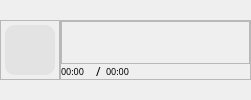
               <widget class="QWidget" name="page_bottom_ini">
                <property name="styleSheet">
                 <string notr="true"/>
                </property>
                <layout class="QHBoxLayout" name="horizontalLayout_14">
                 <property name="spacing">
                  <number>0</number>
                 </property>
                 <property name="leftMargin">
                  <number>0</number>
                 </property>
                 <property name="topMargin">
                  <number>0</number>
                 </property>
                 <property name="rightMargin">
                  <number>0</number>
                 </property>
                 <property name="bottomMargin">
                  <number>0</number>
                 </property>
                 <item>
                  <widget class="QFrame" name="frame_bottom_ini_logo">
                   <property name="minimumSize">
                    <size>
                     <width>251</width>
                     <height>0</height>
                    </size>
                   </property>
                   <property name="maximumSize">
                    <size>
                     <width>251</width>
                     <height>16777215</height>
                    </size>
                   </property>
                   <property name="font">
                    <font>
                     <family>本墨字语</family>
                    </font>
                   </property>
                   <property name="styleSheet">
                    <string notr="true"/>
                   </property>
                   <property name="frameShape">
                    <enum>QFrame::NoFrame</enum>
                   </property>
                   <property name="frameShadow">
                    <enum>QFrame::Plain</enum>
                   </property>
                   <layout class="QHBoxLayout" name="horizontalLayout_12">
                    <property name="spacing">
                     <number>0</number>
                    </property>
                    <property name="leftMargin">
                     <number>0</number>
                    </property>
                    <property name="topMargin">
                     <number>0</number>
                    </property>
                    <property name="rightMargin">
                     <number>0</number>
                    </property>
                    <property name="bottomMargin">
                     <number>0</number>
                    </property>
                    <item>
                     <widget class="QFrame" name="frame_bottom_ini">
                      <property name="minimumSize">
                       <size>
                        <width>60</width>
                        <height>60</height>
                       </size>
                      </property>
                      <property name="maximumSize">
                       <size>
                        <width>60</width>
                        <height>60</height>
                       </size>
                      </property>
                      <property name="layoutDirection">
                       <enum>Qt::LeftToRight</enum>
                      </property>
                      <property name="frameShape">
                       <enum>QFrame::StyledPanel</enum>
                      </property>
                      <property name="frameShadow">
                       <enum>QFrame::Raised</enum>
                      </property>
                      <layout class="QHBoxLayout" name="horizontalLayout_11">
                       <property name="spacing">
                        <number>0</number>
                       </property>
                       <property name="leftMargin">
                        <number>0</number>
                       </property>
                       <property name="topMargin">
                        <number>0</number>
                       </property>
                       <property name="rightMargin">
                        <number>0</number>
                       </property>
                       <property name="bottomMargin">
                        <number>0</number>
                       </property>
                       <item>
                        <widget class="QPushButton" name="pushButton_bottom_ini_logo">
                         <property name="minimumSize">
                          <size>
                           <width>50</width>
                           <height>50</height>
                          </size>
                         </property>
                         <property name="maximumSize">
                          <size>
                           <width>50</width>
                           <height>50</height>
                          </size>
                         </property>
                         <property name="toolTip">
                          <string/>
                         </property>
                         <property name="whatsThis">
                          <string>&lt;html&gt;&lt;head/&gt;&lt;body&gt;&lt;p&gt;&lt;br/&gt;&lt;/p&gt;&lt;/body&gt;&lt;/html&gt;</string>
                         </property>
                         <property name="styleSheet">
                          <string notr="true">QPushButton{
	border-radius:10px;
	background-color: rgb(227, 227, 227);
	border-image: url(:/image/image/1.png);
}

QPushButton:hover{  
	opacity:0.5;
	background-color: qlineargradient(spread:pad, x1:0, y1:0, x2:1, y2:1, stop:0 rgba(247, 219, 221, 255), stop:0.965909 rgba(209, 230, 255, 255));
	border-image: url(:/icon/icon/up.png);
}
</string>
                         </property>
                         <property name="text">
                          <string/>
                         </property>
                         <property name="iconSize">
                          <size>
                           <width>50</width>
                           <height>50</height>
                          </size>
                         </property>
                        </widget>
                       </item>
                      </layout>
                     </widget>
                    </item>
                    <item>
                     <widget class="QFrame" name="frame_bottom_ini_name">
                      <property name="minimumSize">
                       <size>
                        <width>0</width>
                        <height>60</height>
                       </size>
                      </property>
                      <property name="maximumSize">
                       <size>
                        <width>16777215</width>
                        <height>60</height>
                       </size>
                      </property>
                      <property name="styleSheet">
                       <string notr="true"/>
                      </property>
                      <property name="frameShape">
                       <enum>QFrame::StyledPanel</enum>
                      </property>
                      <property name="frameShadow">
                       <enum>QFrame::Raised</enum>
                      </property>
                      <layout class="QVBoxLayout" name="verticalLayout_5">
                       <property name="spacing">
                        <number>0</number>
                       </property>
                       <property name="leftMargin">
                        <number>0</number>
                       </property>
                       <property name="topMargin">
                        <number>0</number>
                       </property>
                       <property name="rightMargin">
                        <number>0</number>
                       </property>
                       <property name="bottomMargin">
                        <number>0</number>
                       </property>
                       <item>
                        <widget class="QFrame" name="scrollTextWindowF">
                         <property name="frameShape">
                          <enum>QFrame::StyledPanel</enum>
                         </property>
                         <property name="frameShadow">
                          <enum>QFrame::Raised</enum>
                         </property>
                         <layout class="QVBoxLayout" name="verticalLayout_13">
                          <property name="spacing">
                           <number>0</number>
                          </property>
                          <property name="leftMargin">
                           <number>0</number>
                          </property>
                          <property name="topMargin">
                           <number>0</number>
                          </property>
                          <property name="rightMargin">
                           <number>0</number>
                          </property>
                          <property name="bottomMargin">
                           <number>0</number>
                          </property>
                         </layout>
                        </widget>
                       </item>
                       <item>
                        <widget class="QSplitter" name="splitter">
                         <property name="orientation">
                          <enum>Qt::Horizontal</enum>
                         </property>
                         <property name="handleWidth">
                          <number>0</number>
                         </property>
                         <widget class="QLabel" name="label_time_pre">
                          <property name="minimumSize">
                           <size>
                            <width>35</width>
                            <height>15</height>
                           </size>
                          </property>
                          <property name="maximumSize">
                           <size>
                            <width>35</width>
                            <height>15</height>
                           </size>
                          </property>
                          <property name="font">
                           <font>
                            <family>本墨字语</family>
                            <pointsize>7</pointsize>
                            <weight>50</weight>
                            <italic>false</italic>
                            <bold>false</bold>
                           </font>
                          </property>
                          <property name="text">
                           <string>00:00</string>
                          </property>
                         </widget>
                         <widget class="QLabel" name="label_time_min">
                          <property name="minimumSize">
                           <size>
                            <width>10</width>
                            <height>15</height>
                           </size>
                          </property>
                          <property name="maximumSize">
                           <size>
                            <width>10</width>
                            <height>15</height>
                           </size>
                          </property>
                          <property name="font">
                           <font>
                            <family>本墨字语</family>
                           </font>
                          </property>
                          <property name="text">
                           <string>/</string>
                          </property>
                         </widget>
                         <widget class="QLabel" name="label_time_next">
                          <property name="minimumSize">
                           <size>
                            <width>35</width>
                            <height>15</height>
                           </size>
                          </property>
                          <property name="maximumSize">
                           <size>
                            <width>35</width>
                            <height>15</height>
                           </size>
                          </property>
                          <property name="font">
                           <font>
                            <family>本墨字语</family>
                            <pointsize>7</pointsize>
                            <weight>50</weight>
                            <italic>false</italic>
                            <bold>false</bold>
                           </font>
                          </property>
                          <property name="text">
                           <string>00:00</string>
                          </property>
                         </widget>
                        </widget>
                       </item>
                      </layout>
                     </widget>
                    </item>
                   </layout>
                  </widget>
                 </item>
                </layout>
               </widget>
